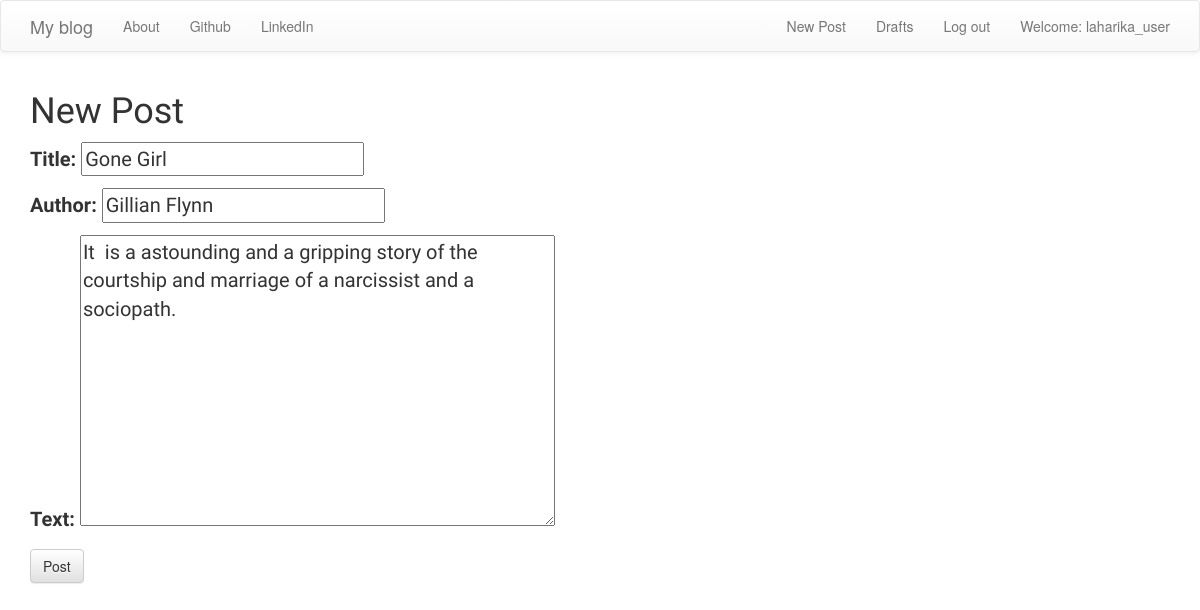
Screenshot of /update/14/ (signed in) with the database file from the repository.
### Blog/models.py (models this page shows, shortened)
class Post(models.Model):
    author=models.CharField(max_length=100)
    title=models.CharField(max_length=100)
    text=models.TextField()
    created_date=models.DateTimeField(default=timezone.now)
    published_date=models.DateTimeField(blank=True,null=True)

### Blog/views.py (the view)
# urls.py: path('update/<int:pk>/',UpdatePostView.as_view(),name="update"),
class UpdatePostView(LoginRequiredMixin,UpdateView):
    model=Post
    login_url='/login/'
    redirect_field_name='blog/post_detail.html'
    form_class=PostForm

### Blog/forms.py
class PostForm(forms.ModelForm):
    class Meta():
        model=Post
        fields=('title','author','text')
        widgets = {
            'text': forms.Textarea(attrs={'class': 'editable medium-editor-textarea postcontent'}),
        }

### Blog/templates/blog/post_form.html (shortened to what this page needs)
{% extends 'blog/base.html' %}
{% block content %}
  <h1> New Post </h1>
  <form method="post">
    {{ form.as_p }}
    <button type="submit" class="save btn btn-default">Post</button>
  </form>
{% endblock %}

### Blog/templates/blog/base.html (shortened to what this page needs)
<!DOCTYPE html>
{% load static %}
<html lang="en" dir="ltr">
  <head>
      <link rel="stylesheet" href="https://maxcdn.bootstrapcdn.com/bootstrap/3.3.7/css/bootstrap.min.css">
      <link rel="stylesheet" href="//cdn.jsdelivr.net/medium-editor/latest/css/medium-editor.min.css" type="text/css" media="screen" charset="utf-8">
      <link rel="stylesheet" href="https://maxcdn.bootstrapcdn.com/bootstrap/3.3.7/css/bootstrap-theme.min.css">
  </head>
  <body class="">
    <nav class="navbar navbar-default">
    <div class="container">
      <ul class="nav navbar-nav">
        <li><a class='navbar-brand bigbrand' href="{% url 'list' %}">My  blog</a></li>
        <li><a href="{% url 'about'%}">About</a></li>
        <li><a href="https://github.com/laharikaneelam">Github</a></li>
        <li><a href="https://www.linkedin.com/in/laharikaneelam/">LinkedIn</a></li>
      </ul>
      <ul class="nav navbar-nav navbar-right">
        {% if user.is_authenticated %}
        <li>
          <a href="{% url 'create_post' %}" >New Post</a>
        </li>
        <li>
          <a href="{% url 'draft' %}">Drafts</a>
        </li>
        <li>
          <a href="{% url 'logout' %}" >Log out</a>
        </li>
        <li>
          <a >Welcome: {{ user.username }}</a>
        </li>
          {% else %}
          <li><a class='nav navbar-right' href="{% url 'login' %}" ><span class="glyphicon glyphicon-user"></span></a></li>
        {% endif %}
      </ul>
  </div>
  </nav>
  <div class="container">
    {% block content %}
    {% endblock %}
  </div>
  </body>
</html>

### Blog/templates/blog/base.html (style rules this page uses)
h1 { font-family: 'Girassol', cursive; }
p { font-family: 'Girassol', cursive; font-size: 20px; }

### rows the page displays
Post: title "Gone Girl", author "Gillian Flynn", text "It is a astounding and a gripping story of the courtship and marriage of a narcissist and a sociopath."

### other values shown
{{ user.username }} "laharika_user"
